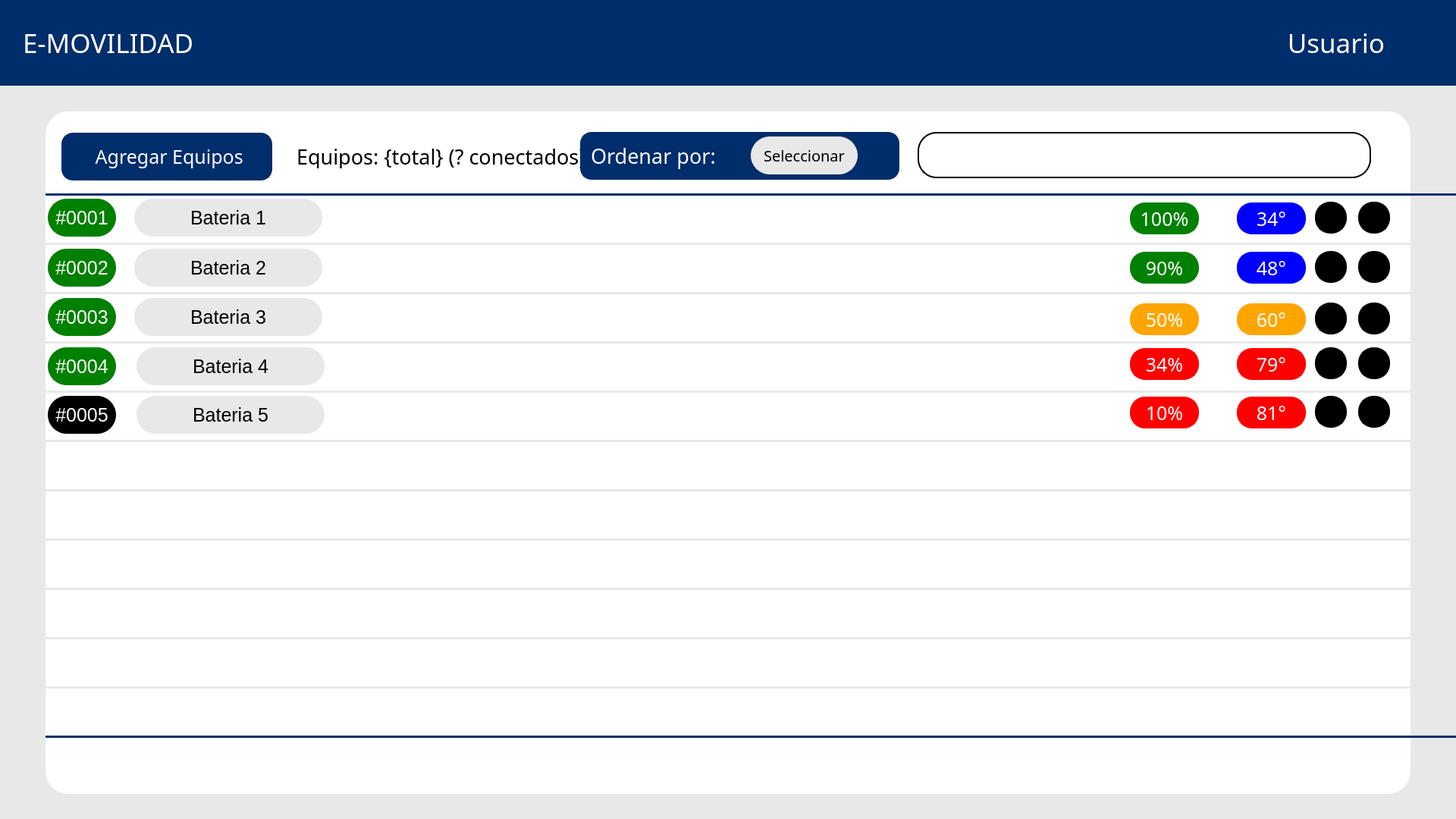
<?xml version="1.0" encoding="UTF-8"?>
<ui version="4.0">
 <class>Widget</class>
 <widget class="QWidget" name="Widget">
  <property name="geometry">
   <rect>
    <x>0</x>
    <y>0</y>
    <width>1920</width>
    <height>1080</height>
   </rect>
  </property>
  <property name="windowTitle">
   <string>Widget</string>
  </property>
  <widget class="QLabel" name="label_3">
   <property name="geometry">
    <rect>
     <x>0</x>
     <y>0</y>
     <width>1920</width>
     <height>113</height>
    </rect>
   </property>
   <property name="styleSheet">
    <string notr="true">background-color: rgb(0, 45, 107);</string>
   </property>
   <property name="text">
    <string/>
   </property>
   <property name="scaledContents">
    <bool>false</bool>
   </property>
  </widget>
  <widget class="QLabel" name="label_4">
   <property name="geometry">
    <rect>
     <x>0</x>
     <y>113</y>
     <width>1920</width>
     <height>967</height>
    </rect>
   </property>
   <property name="styleSheet">
    <string notr="true">background-color: #e8e8e8; </string>
   </property>
   <property name="text">
    <string/>
   </property>
   <property name="scaledContents">
    <bool>false</bool>
   </property>
  </widget>
  <widget class="QLabel" name="label_5">
   <property name="geometry">
    <rect>
     <x>918</x>
     <y>14</y>
     <width>85</width>
     <height>85</height>
    </rect>
   </property>
   <property name="styleSheet">
    <string notr="true"/>
   </property>
   <property name="text">
    <string/>
   </property>
   <property name="pixmap">
    <pixmap>logo.png</pixmap>
   </property>
   <property name="scaledContents">
    <bool>true</bool>
   </property>
  </widget>
  <widget class="QLabel" name="label_6">
   <property name="geometry">
    <rect>
     <x>60</x>
     <y>147</y>
     <width>1800</width>
     <height>900</height>
    </rect>
   </property>
   <property name="styleSheet">
    <string notr="true">background-color: white;
    border: 2px solid #ffffff;
    border-radius: 30px; /* Bordes redondeados */
    padding: 5px;</string>
   </property>
   <property name="text">
    <string/>
   </property>
   <property name="scaledContents">
    <bool>false</bool>
   </property>
  </widget>
  <widget class="QPushButton" name="botonAgregar">
   <property name="geometry">
    <rect>
     <x>81</x>
     <y>175</y>
     <width>278</width>
     <height>63</height>
    </rect>
   </property>
   <property name="font">
    <font>
     <family>icon-ui</family>
     <pointsize>19</pointsize>
    </font>
   </property>
   <property name="styleSheet">
    <string notr="true">background-color: rgb(0, 45, 107);
color: white;

border: 2px solid #002d6b;
border-radius: 15px; /* Bordes redondeados */
padding: 5px;



</string>
   </property>
   <property name="text">
    <string> Agregar Equipos</string>
   </property>
   <property name="icon">
    <iconset>
     <normaloff>c.png</normaloff>c.png</iconset>
   </property>
  </widget>
  <widget class="QLabel" name="label_12">
   <property name="geometry">
    <rect>
     <x>30</x>
     <y>36</y>
     <width>361</width>
     <height>41</height>
    </rect>
   </property>
   <property name="font">
    <font>
     <family>icon-ui</family>
     <pointsize>26</pointsize>
    </font>
   </property>
   <property name="styleSheet">
    <string notr="true">color: white;</string>
   </property>
   <property name="text">
    <string>E-MOVILIDAD</string>
   </property>
   <property name="alignment">
    <set>Qt::AlignmentFlag::AlignLeading|Qt::AlignmentFlag::AlignLeft|Qt::AlignmentFlag::AlignVCenter</set>
   </property>
  </widget>
  <widget class="QLabel" name="label_13">
   <property name="geometry">
    <rect>
     <x>1700</x>
     <y>36</y>
     <width>126</width>
     <height>41</height>
    </rect>
   </property>
   <property name="font">
    <font>
     <family>icon-ui</family>
     <pointsize>26</pointsize>
    </font>
   </property>
   <property name="styleSheet">
    <string notr="true">color: white;</string>
   </property>
   <property name="text">
    <string>Usuario</string>
   </property>
   <property name="alignment">
    <set>Qt::AlignmentFlag::AlignRight|Qt::AlignmentFlag::AlignTrailing|Qt::AlignmentFlag::AlignVCenter</set>
   </property>
  </widget>
  <widget class="QLabel" name="label_7">
   <property name="geometry">
    <rect>
     <x>1836</x>
     <y>29</y>
     <width>56</width>
     <height>56</height>
    </rect>
   </property>
   <property name="styleSheet">
    <string notr="true"/>
   </property>
   <property name="text">
    <string/>
   </property>
   <property name="pixmap">
    <pixmap>perfil-de-usuario.png</pixmap>
   </property>
   <property name="scaledContents">
    <bool>true</bool>
   </property>
  </widget>
  <widget class="QLabel" name="label_14">
   <property name="geometry">
    <rect>
     <x>391</x>
     <y>190</y>
     <width>381</width>
     <height>32</height>
    </rect>
   </property>
   <property name="font">
    <font>
     <family>icon-ui</family>
     <pointsize>20</pointsize>
    </font>
   </property>
   <property name="styleSheet">
    <string notr="true">color: black;</string>
   </property>
   <property name="text">
    <string>Equipos: {total} (? conectados)</string>
   </property>
   <property name="alignment">
    <set>Qt::AlignmentFlag::AlignLeading|Qt::AlignmentFlag::AlignLeft|Qt::AlignmentFlag::AlignVCenter</set>
   </property>
  </widget>
  <widget class="QLabel" name="label">
   <property name="geometry">
    <rect>
     <x>60</x>
     <y>255</y>
     <width>1920</width>
     <height>3</height>
    </rect>
   </property>
   <property name="styleSheet">
    <string notr="true">background-color: rgb(0, 45, 107);</string>
   </property>
   <property name="text">
    <string/>
   </property>
  </widget>
  <widget class="QLabel" name="label_2">
   <property name="geometry">
    <rect>
     <x>60</x>
     <y>320</y>
     <width>1920</width>
     <height>3</height>
    </rect>
   </property>
   <property name="styleSheet">
    <string notr="true">background-color: rgb(232, 232, 232);</string>
   </property>
   <property name="text">
    <string/>
   </property>
  </widget>
  <widget class="QLabel" name="label_10">
   <property name="geometry">
    <rect>
     <x>60</x>
     <y>385</y>
     <width>1920</width>
     <height>3</height>
    </rect>
   </property>
   <property name="styleSheet">
    <string notr="true">background-color: rgb(232, 232, 232);</string>
   </property>
   <property name="text">
    <string/>
   </property>
  </widget>
  <widget class="QLabel" name="label_11">
   <property name="geometry">
    <rect>
     <x>60</x>
     <y>515</y>
     <width>1920</width>
     <height>3</height>
    </rect>
   </property>
   <property name="styleSheet">
    <string notr="true">background-color: rgb(232, 232, 232);</string>
   </property>
   <property name="text">
    <string/>
   </property>
  </widget>
  <widget class="QLabel" name="label_9">
   <property name="geometry">
    <rect>
     <x>60</x>
     <y>450</y>
     <width>1920</width>
     <height>3</height>
    </rect>
   </property>
   <property name="styleSheet">
    <string notr="true">background-color: rgb(232, 232, 232);</string>
   </property>
   <property name="text">
    <string/>
   </property>
  </widget>
  <widget class="QLabel" name="label_15">
   <property name="geometry">
    <rect>
     <x>60</x>
     <y>645</y>
     <width>1920</width>
     <height>3</height>
    </rect>
   </property>
   <property name="styleSheet">
    <string notr="true">background-color: rgb(232, 232, 232);</string>
   </property>
   <property name="text">
    <string/>
   </property>
  </widget>
  <widget class="QLabel" name="label_16">
   <property name="geometry">
    <rect>
     <x>60</x>
     <y>580</y>
     <width>1920</width>
     <height>3</height>
    </rect>
   </property>
   <property name="styleSheet">
    <string notr="true">background-color: rgb(232, 232, 232);</string>
   </property>
   <property name="text">
    <string/>
   </property>
  </widget>
  <widget class="QLabel" name="label_17">
   <property name="geometry">
    <rect>
     <x>60</x>
     <y>710</y>
     <width>1920</width>
     <height>3</height>
    </rect>
   </property>
   <property name="styleSheet">
    <string notr="true">background-color: rgb(232, 232, 232);</string>
   </property>
   <property name="text">
    <string/>
   </property>
  </widget>
  <widget class="QLabel" name="label_18">
   <property name="geometry">
    <rect>
     <x>60</x>
     <y>775</y>
     <width>1920</width>
     <height>3</height>
    </rect>
   </property>
   <property name="styleSheet">
    <string notr="true">background-color: rgb(232, 232, 232);</string>
   </property>
   <property name="text">
    <string/>
   </property>
  </widget>
  <widget class="QLabel" name="label_19">
   <property name="geometry">
    <rect>
     <x>60</x>
     <y>840</y>
     <width>1920</width>
     <height>3</height>
    </rect>
   </property>
   <property name="styleSheet">
    <string notr="true">background-color: rgb(232, 232, 232);</string>
   </property>
   <property name="text">
    <string/>
   </property>
  </widget>
  <widget class="QLabel" name="label_20">
   <property name="geometry">
    <rect>
     <x>60</x>
     <y>970</y>
     <width>1920</width>
     <height>3</height>
    </rect>
   </property>
   <property name="styleSheet">
    <string notr="true">background-color: rgb(0, 45, 107);</string>
   </property>
   <property name="text">
    <string/>
   </property>
  </widget>
  <widget class="QLabel" name="label_21">
   <property name="geometry">
    <rect>
     <x>60</x>
     <y>905</y>
     <width>1920</width>
     <height>3</height>
    </rect>
   </property>
   <property name="styleSheet">
    <string notr="true">background-color: rgb(232, 232, 232);</string>
   </property>
   <property name="text">
    <string/>
   </property>
  </widget>
  <widget class="QLabel" name="label_35">
   <property name="geometry">
    <rect>
     <x>63</x>
     <y>262</y>
     <width>90</width>
     <height>50</height>
    </rect>
   </property>
   <property name="font">
    <font>
     <family>Segoe UI</family>
     <pointsize>19</pointsize>
    </font>
   </property>
   <property name="styleSheet">
    <string notr="true">background-color: green;
color: rgb(255, 255, 255);

border: 2px solid green;
border-radius: 25px; /* Bordes redondeados */
padding: 5px;
</string>
   </property>
   <property name="text">
    <string>#0001</string>
   </property>
   <property name="alignment">
    <set>Qt::AlignmentFlag::AlignCenter</set>
   </property>
  </widget>
  <widget class="QLabel" name="label_36">
   <property name="geometry">
    <rect>
     <x>63</x>
     <y>328</y>
     <width>90</width>
     <height>50</height>
    </rect>
   </property>
   <property name="font">
    <font>
     <family>Segoe UI</family>
     <pointsize>19</pointsize>
    </font>
   </property>
   <property name="styleSheet">
    <string notr="true">background-color: green;
color: rgb(255, 255, 255);

border: 2px solid green;
border-radius: 25px; /* Bordes redondeados */
padding: 5px;
</string>
   </property>
   <property name="text">
    <string>#0002</string>
   </property>
   <property name="alignment">
    <set>Qt::AlignmentFlag::AlignCenter</set>
   </property>
  </widget>
  <widget class="QLabel" name="label_37">
   <property name="geometry">
    <rect>
     <x>63</x>
     <y>393</y>
     <width>90</width>
     <height>50</height>
    </rect>
   </property>
   <property name="font">
    <font>
     <family>Segoe UI</family>
     <pointsize>19</pointsize>
    </font>
   </property>
   <property name="styleSheet">
    <string notr="true">background-color: green;
color: rgb(255, 255, 255);

border: 2px solid green;
border-radius: 25px; /* Bordes redondeados */
padding: 5px;
</string>
   </property>
   <property name="text">
    <string>#0003</string>
   </property>
   <property name="alignment">
    <set>Qt::AlignmentFlag::AlignCenter</set>
   </property>
  </widget>
  <widget class="QLabel" name="label_38">
   <property name="geometry">
    <rect>
     <x>177</x>
     <y>262</y>
     <width>248</width>
     <height>50</height>
    </rect>
   </property>
   <property name="font">
    <font>
     <family>Segoe UI</family>
     <pointsize>19</pointsize>
    </font>
   </property>
   <property name="styleSheet">
    <string notr="true">background-color: #e8e8e8;
color: black;

border: 2px solid #e8e8e8;
border-radius: 25px; /* Bordes redondeados */
padding: 5px;
</string>
   </property>
   <property name="text">
    <string>Bateria 1</string>
   </property>
   <property name="alignment">
    <set>Qt::AlignmentFlag::AlignCenter</set>
   </property>
  </widget>
  <widget class="QLabel" name="label_39">
   <property name="geometry">
    <rect>
     <x>177</x>
     <y>328</y>
     <width>248</width>
     <height>50</height>
    </rect>
   </property>
   <property name="font">
    <font>
     <family>Segoe UI</family>
     <pointsize>19</pointsize>
    </font>
   </property>
   <property name="styleSheet">
    <string notr="true">background-color: #e8e8e8;
color: black;

border: 2px solid #e8e8e8;
border-radius: 25px; /* Bordes redondeados */
padding: 5px;
</string>
   </property>
   <property name="text">
    <string>Bateria 2</string>
   </property>
   <property name="alignment">
    <set>Qt::AlignmentFlag::AlignCenter</set>
   </property>
  </widget>
  <widget class="QLabel" name="label_40">
   <property name="geometry">
    <rect>
     <x>177</x>
     <y>393</y>
     <width>248</width>
     <height>50</height>
    </rect>
   </property>
   <property name="font">
    <font>
     <family>Segoe UI</family>
     <pointsize>19</pointsize>
    </font>
   </property>
   <property name="styleSheet">
    <string notr="true">background-color: #e8e8e8;
color: black;

border: 2px solid #e8e8e8;
border-radius: 25px; /* Bordes redondeados */
padding: 5px;
</string>
   </property>
   <property name="text">
    <string>Bateria 3</string>
   </property>
   <property name="alignment">
    <set>Qt::AlignmentFlag::AlignCenter</set>
   </property>
  </widget>
  <widget class="QPushButton" name="botonEditar1">
   <property name="geometry">
    <rect>
     <x>1734</x>
     <y>266</y>
     <width>42</width>
     <height>42</height>
    </rect>
   </property>
   <property name="font">
    <font>
     <family>icon-ui</family>
     <pointsize>19</pointsize>
    </font>
   </property>
   <property name="styleSheet">
    <string notr="true">background-color: black;

border: 2px solid black;
border-radius: 20px; /* Bordes redondeados */
padding: 5px;</string>
   </property>
   <property name="text">
    <string/>
   </property>
   <property name="icon">
    <iconset>
     <normaloff>edit.png</normaloff>edit.png</iconset>
   </property>
  </widget>
  <widget class="QPushButton" name="botonEditar2">
   <property name="geometry">
    <rect>
     <x>1734</x>
     <y>331</y>
     <width>42</width>
     <height>42</height>
    </rect>
   </property>
   <property name="font">
    <font>
     <family>icon-ui</family>
     <pointsize>19</pointsize>
    </font>
   </property>
   <property name="styleSheet">
    <string notr="true">background-color: black;

border: 2px solid black;
border-radius: 20px; /* Bordes redondeados */
padding: 5px;</string>
   </property>
   <property name="text">
    <string/>
   </property>
   <property name="icon">
    <iconset>
     <normaloff>edit.png</normaloff>edit.png</iconset>
   </property>
  </widget>
  <widget class="QPushButton" name="botonEditar3">
   <property name="geometry">
    <rect>
     <x>1734</x>
     <y>399</y>
     <width>42</width>
     <height>42</height>
    </rect>
   </property>
   <property name="font">
    <font>
     <family>icon-ui</family>
     <pointsize>19</pointsize>
    </font>
   </property>
   <property name="styleSheet">
    <string notr="true">background-color: black;

border: 2px solid black;
border-radius: 20px; /* Bordes redondeados */
padding: 5px;</string>
   </property>
   <property name="text">
    <string/>
   </property>
   <property name="icon">
    <iconset>
     <normaloff>edit.png</normaloff>edit.png</iconset>
   </property>
  </widget>
  <widget class="QPushButton" name="botonSacar2">
   <property name="geometry">
    <rect>
     <x>1791</x>
     <y>331</y>
     <width>42</width>
     <height>42</height>
    </rect>
   </property>
   <property name="font">
    <font>
     <family>icon-ui</family>
     <pointsize>19</pointsize>
    </font>
   </property>
   <property name="styleSheet">
    <string notr="true">background-color: black;

border: 2px solid black;
border-radius: 20px; /* Bordes redondeados */
padding: 5px;</string>
   </property>
   <property name="text">
    <string/>
   </property>
   <property name="icon">
    <iconset>
     <normaloff>close.png</normaloff>close.png</iconset>
   </property>
  </widget>
  <widget class="QPushButton" name="botonSacar1">
   <property name="geometry">
    <rect>
     <x>1791</x>
     <y>266</y>
     <width>42</width>
     <height>42</height>
    </rect>
   </property>
   <property name="font">
    <font>
     <family>icon-ui</family>
     <pointsize>19</pointsize>
    </font>
   </property>
   <property name="styleSheet">
    <string notr="true">background-color: black;

border: 2px solid black;
border-radius: 20px; /* Bordes redondeados */
padding: 5px;</string>
   </property>
   <property name="text">
    <string/>
   </property>
   <property name="icon">
    <iconset>
     <normaloff>close.png</normaloff>close.png</iconset>
   </property>
  </widget>
  <widget class="QPushButton" name="botonSacar3">
   <property name="geometry">
    <rect>
     <x>1791</x>
     <y>399</y>
     <width>42</width>
     <height>42</height>
    </rect>
   </property>
   <property name="font">
    <font>
     <family>icon-ui</family>
     <pointsize>19</pointsize>
    </font>
   </property>
   <property name="styleSheet">
    <string notr="true">background-color: black;

border: 2px solid black;
border-radius: 20px; /* Bordes redondeados */
padding: 5px;</string>
   </property>
   <property name="text">
    <string/>
   </property>
   <property name="icon">
    <iconset>
     <normaloff>close.png</normaloff>close.png</iconset>
   </property>
  </widget>
  <widget class="QLabel" name="label_42">
   <property name="geometry">
    <rect>
     <x>180</x>
     <y>458</y>
     <width>248</width>
     <height>50</height>
    </rect>
   </property>
   <property name="font">
    <font>
     <family>Segoe UI</family>
     <pointsize>19</pointsize>
    </font>
   </property>
   <property name="styleSheet">
    <string notr="true">background-color: #e8e8e8;
color: black;

border: 2px solid #e8e8e8;
border-radius: 25px; /* Bordes redondeados */
padding: 5px;
</string>
   </property>
   <property name="text">
    <string>Bateria 4</string>
   </property>
   <property name="alignment">
    <set>Qt::AlignmentFlag::AlignCenter</set>
   </property>
  </widget>
  <widget class="QPushButton" name="botonEditar5">
   <property name="geometry">
    <rect>
     <x>1734</x>
     <y>522</y>
     <width>42</width>
     <height>42</height>
    </rect>
   </property>
   <property name="font">
    <font>
     <family>icon-ui</family>
     <pointsize>19</pointsize>
    </font>
   </property>
   <property name="styleSheet">
    <string notr="true">background-color: black;

border: 2px solid black;
border-radius: 20px; /* Bordes redondeados */
padding: 5px;</string>
   </property>
   <property name="text">
    <string/>
   </property>
   <property name="icon">
    <iconset>
     <normaloff>edit.png</normaloff>edit.png</iconset>
   </property>
  </widget>
  <widget class="QLabel" name="label_43">
   <property name="geometry">
    <rect>
     <x>63</x>
     <y>522</y>
     <width>90</width>
     <height>50</height>
    </rect>
   </property>
   <property name="font">
    <font>
     <family>Segoe UI</family>
     <pointsize>19</pointsize>
    </font>
   </property>
   <property name="styleSheet">
    <string notr="true">background-color: rgb(0, 0, 0);
color: rgb(255, 255, 255);

border: 2px solid #00000;
border-radius: 25px; /* Bordes redondeados */
padding: 5px;
</string>
   </property>
   <property name="text">
    <string>#0005</string>
   </property>
   <property name="alignment">
    <set>Qt::AlignmentFlag::AlignCenter</set>
   </property>
  </widget>
  <widget class="QPushButton" name="botonSacar5">
   <property name="geometry">
    <rect>
     <x>1791</x>
     <y>522</y>
     <width>42</width>
     <height>42</height>
    </rect>
   </property>
   <property name="font">
    <font>
     <family>icon-ui</family>
     <pointsize>19</pointsize>
    </font>
   </property>
   <property name="styleSheet">
    <string notr="true">background-color: black;

border: 2px solid black;
border-radius: 20px; /* Bordes redondeados */
padding: 5px;</string>
   </property>
   <property name="text">
    <string/>
   </property>
   <property name="icon">
    <iconset>
     <normaloff>close.png</normaloff>close.png</iconset>
   </property>
  </widget>
  <widget class="QLabel" name="label_44">
   <property name="geometry">
    <rect>
     <x>63</x>
     <y>458</y>
     <width>90</width>
     <height>50</height>
    </rect>
   </property>
   <property name="font">
    <font>
     <family>Segoe UI</family>
     <pointsize>19</pointsize>
    </font>
   </property>
   <property name="styleSheet">
    <string notr="true">background-color: green;
color: rgb(255, 255, 255);

border: 2px solid green;
border-radius: 25px; /* Bordes redondeados */
padding: 5px;
</string>
   </property>
   <property name="text">
    <string>#0004</string>
   </property>
   <property name="alignment">
    <set>Qt::AlignmentFlag::AlignCenter</set>
   </property>
  </widget>
  <widget class="QPushButton" name="botonSacar4">
   <property name="geometry">
    <rect>
     <x>1791</x>
     <y>458</y>
     <width>42</width>
     <height>42</height>
    </rect>
   </property>
   <property name="font">
    <font>
     <family>icon-ui</family>
     <pointsize>19</pointsize>
    </font>
   </property>
   <property name="styleSheet">
    <string notr="true">background-color: black;

border: 2px solid black;
border-radius: 20px; /* Bordes redondeados */
padding: 5px;</string>
   </property>
   <property name="text">
    <string/>
   </property>
   <property name="icon">
    <iconset>
     <normaloff>close.png</normaloff>close.png</iconset>
   </property>
  </widget>
  <widget class="QLabel" name="label_46">
   <property name="geometry">
    <rect>
     <x>180</x>
     <y>522</y>
     <width>248</width>
     <height>50</height>
    </rect>
   </property>
   <property name="font">
    <font>
     <family>Segoe UI</family>
     <pointsize>19</pointsize>
    </font>
   </property>
   <property name="styleSheet">
    <string notr="true">background-color: #e8e8e8;
color: black;

border: 2px solid #e8e8e8;
border-radius: 25px; /* Bordes redondeados */
padding: 5px;
</string>
   </property>
   <property name="text">
    <string>Bateria 5</string>
   </property>
   <property name="alignment">
    <set>Qt::AlignmentFlag::AlignCenter</set>
   </property>
  </widget>
  <widget class="QPushButton" name="botonEditar4">
   <property name="geometry">
    <rect>
     <x>1734</x>
     <y>458</y>
     <width>42</width>
     <height>42</height>
    </rect>
   </property>
   <property name="font">
    <font>
     <family>icon-ui</family>
     <pointsize>19</pointsize>
    </font>
   </property>
   <property name="styleSheet">
    <string notr="true">background-color: black;

border: 2px solid black;
border-radius: 20px; /* Bordes redondeados */
padding: 5px;</string>
   </property>
   <property name="text">
    <string/>
   </property>
   <property name="icon">
    <iconset>
     <normaloff>edit.png</normaloff>edit.png</iconset>
   </property>
  </widget>
  <widget class="QPushButton" name="botonTemp5">
   <property name="geometry">
    <rect>
     <x>1631</x>
     <y>523</y>
     <width>91</width>
     <height>42</height>
    </rect>
   </property>
   <property name="font">
    <font>
     <family>icon-ui</family>
     <pointsize>19</pointsize>
    </font>
   </property>
   <property name="styleSheet">
    <string notr="true">background-color: red;
color:white;

border: 2px solid red;
border-radius: 20px; /* Bordes redondeados */
padding: 5px;</string>
   </property>
   <property name="text">
    <string>81°</string>
   </property>
  </widget>
  <widget class="QPushButton" name="botonTemp2">
   <property name="geometry">
    <rect>
     <x>1631</x>
     <y>332</y>
     <width>91</width>
     <height>42</height>
    </rect>
   </property>
   <property name="font">
    <font>
     <family>icon-ui</family>
     <pointsize>19</pointsize>
    </font>
   </property>
   <property name="styleSheet">
    <string notr="true">background-color: blue;
color:white;

border: 2px solid blue;
border-radius: 20px; /* Bordes redondeados */
padding: 5px;</string>
   </property>
   <property name="text">
    <string>48°</string>
   </property>
  </widget>
  <widget class="QPushButton" name="botonTemp4">
   <property name="geometry">
    <rect>
     <x>1631</x>
     <y>459</y>
     <width>91</width>
     <height>42</height>
    </rect>
   </property>
   <property name="font">
    <font>
     <family>icon-ui</family>
     <pointsize>19</pointsize>
    </font>
   </property>
   <property name="styleSheet">
    <string notr="true">background-color: red;
color:white;

border: 2px solid red;
border-radius: 20px; /* Bordes redondeados */
padding: 5px;</string>
   </property>
   <property name="text">
    <string>79°</string>
   </property>
  </widget>
  <widget class="QPushButton" name="botonTemp3">
   <property name="geometry">
    <rect>
     <x>1631</x>
     <y>400</y>
     <width>91</width>
     <height>42</height>
    </rect>
   </property>
   <property name="font">
    <font>
     <family>icon-ui</family>
     <pointsize>19</pointsize>
    </font>
   </property>
   <property name="styleSheet">
    <string notr="true">background-color: orange;
color:white;

border: 2px solid orange;
border-radius: 20px; /* Bordes redondeados */
padding: 5px;</string>
   </property>
   <property name="text">
    <string>60°</string>
   </property>
  </widget>
  <widget class="QPushButton" name="botonTemp1">
   <property name="geometry">
    <rect>
     <x>1631</x>
     <y>267</y>
     <width>91</width>
     <height>42</height>
    </rect>
   </property>
   <property name="font">
    <font>
     <family>icon-ui</family>
     <pointsize>19</pointsize>
    </font>
   </property>
   <property name="styleSheet">
    <string notr="true">background-color: blue;
color:white;

border: 2px solid blue;
border-radius: 20px; /* Bordes redondeados */
padding: 5px;</string>
   </property>
   <property name="text">
    <string>34°</string>
   </property>
  </widget>
  <widget class="QPushButton" name="botonProgreso4">
   <property name="geometry">
    <rect>
     <x>1490</x>
     <y>459</y>
     <width>91</width>
     <height>42</height>
    </rect>
   </property>
   <property name="font">
    <font>
     <family>icon-ui</family>
     <pointsize>19</pointsize>
    </font>
   </property>
   <property name="styleSheet">
    <string notr="true">background-color: red;
color:white;

border: 2px solid red;
border-radius: 20px; /* Bordes redondeados */
padding: 5px;</string>
   </property>
   <property name="text">
    <string>34%</string>
   </property>
  </widget>
  <widget class="QPushButton" name="botonProgreso2">
   <property name="geometry">
    <rect>
     <x>1490</x>
     <y>332</y>
     <width>91</width>
     <height>42</height>
    </rect>
   </property>
   <property name="font">
    <font>
     <family>icon-ui</family>
     <pointsize>19</pointsize>
    </font>
   </property>
   <property name="styleSheet">
    <string notr="true">background-color: green;
color:white;

border: 2px solid green;
border-radius: 20px; /* Bordes redondeados */
padding: 5px;</string>
   </property>
   <property name="text">
    <string>90%</string>
   </property>
  </widget>
  <widget class="QPushButton" name="botonProgreso5">
   <property name="geometry">
    <rect>
     <x>1490</x>
     <y>523</y>
     <width>91</width>
     <height>42</height>
    </rect>
   </property>
   <property name="font">
    <font>
     <family>icon-ui</family>
     <pointsize>19</pointsize>
    </font>
   </property>
   <property name="styleSheet">
    <string notr="true">background-color: red;
color:white;

border: 2px solid red;
border-radius: 20px; /* Bordes redondeados */
padding: 5px;</string>
   </property>
   <property name="text">
    <string>10%</string>
   </property>
  </widget>
  <widget class="QPushButton" name="botonProgreso3">
   <property name="geometry">
    <rect>
     <x>1490</x>
     <y>400</y>
     <width>91</width>
     <height>42</height>
    </rect>
   </property>
   <property name="font">
    <font>
     <family>icon-ui</family>
     <pointsize>19</pointsize>
    </font>
   </property>
   <property name="styleSheet">
    <string notr="true">background-color: orange;
color:white;

border: 2px solid orange;
border-radius: 20px; /* Bordes redondeados */
padding: 5px;</string>
   </property>
   <property name="text">
    <string>50%</string>
   </property>
  </widget>
  <widget class="QPushButton" name="botonProgreso1">
   <property name="geometry">
    <rect>
     <x>1490</x>
     <y>267</y>
     <width>91</width>
     <height>42</height>
    </rect>
   </property>
   <property name="font">
    <font>
     <family>icon-ui</family>
     <pointsize>19</pointsize>
    </font>
   </property>
   <property name="styleSheet">
    <string notr="true">background-color: green;
color:white;

border: 2px solid green;
border-radius: 20px; /* Bordes redondeados */
padding: 5px;</string>
   </property>
   <property name="text">
    <string>100%</string>
   </property>
  </widget>
  <widget class="QLabel" name="label_22">
   <property name="geometry">
    <rect>
     <x>765</x>
     <y>174</y>
     <width>421</width>
     <height>63</height>
    </rect>
   </property>
   <property name="font">
    <font>
     <family>icon-ui</family>
     <pointsize>20</pointsize>
    </font>
   </property>
   <property name="styleSheet">
    <string notr="true">color: white;
background-color: rgb(0, 45, 107);

border: 2px solid #002d6b;
border-radius: 15px; /* Bordes redondeados */
padding: 5px;</string>
   </property>
   <property name="text">
    <string>Ordenar por:</string>
   </property>
   <property name="alignment">
    <set>Qt::AlignmentFlag::AlignLeading|Qt::AlignmentFlag::AlignLeft|Qt::AlignmentFlag::AlignVCenter</set>
   </property>
  </widget>
  <widget class="QLineEdit" name="lineEdit">
   <property name="geometry">
    <rect>
     <x>1261</x>
     <y>192</y>
     <width>501</width>
     <height>31</height>
    </rect>
   </property>
   <property name="styleSheet">
    <string notr="true">color: black;
background-color: white;

border: 2px solid white;
border-radius: 25px; /* Bordes redondeados */
padding: 5px;

font-size:15px;</string>
   </property>
  </widget>
  <widget class="QPushButton" name="botonBorrar">
   <property name="geometry">
    <rect>
     <x>1771</x>
     <y>192</y>
     <width>21</width>
     <height>31</height>
    </rect>
   </property>
   <property name="font">
    <font>
     <family>icon-ui</family>
     <pointsize>19</pointsize>
    </font>
   </property>
   <property name="styleSheet">
    <string notr="true">color: white;
background-color: white;

border: 2px solid white;
border-radius: 20px; /* Bordes redondeados */
padding: 5px;</string>
   </property>
   <property name="text">
    <string/>
   </property>
   <property name="icon">
    <iconset>
     <normaloff>close2.png</normaloff>close2.png</iconset>
   </property>
   <property name="iconSize">
    <size>
     <width>16</width>
     <height>16</height>
    </size>
   </property>
  </widget>
  <widget class="QPushButton" name="botonOrdenar1">
   <property name="geometry">
    <rect>
     <x>990</x>
     <y>180</y>
     <width>141</width>
     <height>50</height>
    </rect>
   </property>
   <property name="font">
    <font>
     <family>icon-ui</family>
     <pointsize>-1</pointsize>
    </font>
   </property>
   <property name="styleSheet">
    <string notr="true">background-color: #e8e8e8;
font-size:20px;
color:black;


border: 2px solid #e8e8e8;
border-radius: 25px; /* Bordes redondeados */
padding: 5px;</string>
   </property>
   <property name="text">
    <string>Seleccionar</string>
   </property>
   <property name="icon">
    <iconset>
     <normaloff>down_arrow.png</normaloff>down_arrow.png</iconset>
   </property>
  </widget>
  <widget class="QPushButton" name="botonBuscar">
   <property name="geometry">
    <rect>
     <x>1221</x>
     <y>187</y>
     <width>31</width>
     <height>41</height>
    </rect>
   </property>
   <property name="font">
    <font>
     <family>icon-ui</family>
     <pointsize>19</pointsize>
    </font>
   </property>
   <property name="styleSheet">
    <string notr="true">color: white;
background-color: white;

border: 2px solid white;
border-radius: 20px; /* Bordes redondeados */
padding: 5px;</string>
   </property>
   <property name="text">
    <string/>
   </property>
   <property name="icon">
    <iconset>
     <normaloff>search.png</normaloff>search.png</iconset>
   </property>
   <property name="iconSize">
    <size>
     <width>31</width>
     <height>31</height>
    </size>
   </property>
  </widget>
  <widget class="QLabel" name="label_24">
   <property name="geometry">
    <rect>
     <x>1210</x>
     <y>174</y>
     <width>598</width>
     <height>61</height>
    </rect>
   </property>
   <property name="font">
    <font>
     <family>icon-ui</family>
     <pointsize>20</pointsize>
    </font>
   </property>
   <property name="styleSheet">
    <string notr="true">color: white;
background-color: white;

border: 2px solid black;
border-radius: 25px; /* Bordes redondeados */
padding: 5px;</string>
   </property>
   <property name="text">
    <string/>
   </property>
   <property name="alignment">
    <set>Qt::AlignmentFlag::AlignLeading|Qt::AlignmentFlag::AlignLeft|Qt::AlignmentFlag::AlignVCenter</set>
   </property>
  </widget>
  <zorder>label_4</zorder>
  <zorder>label_6</zorder>
  <zorder>label_3</zorder>
  <zorder>label_5</zorder>
  <zorder>botonAgregar</zorder>
  <zorder>label_12</zorder>
  <zorder>label_13</zorder>
  <zorder>label_7</zorder>
  <zorder>label_14</zorder>
  <zorder>label</zorder>
  <zorder>label_2</zorder>
  <zorder>label_10</zorder>
  <zorder>label_11</zorder>
  <zorder>label_9</zorder>
  <zorder>label_15</zorder>
  <zorder>label_16</zorder>
  <zorder>label_17</zorder>
  <zorder>label_18</zorder>
  <zorder>label_19</zorder>
  <zorder>label_20</zorder>
  <zorder>label_21</zorder>
  <zorder>label_35</zorder>
  <zorder>label_36</zorder>
  <zorder>label_37</zorder>
  <zorder>label_38</zorder>
  <zorder>label_39</zorder>
  <zorder>label_40</zorder>
  <zorder>botonEditar1</zorder>
  <zorder>botonEditar2</zorder>
  <zorder>botonEditar3</zorder>
  <zorder>botonSacar2</zorder>
  <zorder>botonSacar1</zorder>
  <zorder>botonSacar3</zorder>
  <zorder>label_42</zorder>
  <zorder>botonEditar5</zorder>
  <zorder>label_43</zorder>
  <zorder>botonSacar5</zorder>
  <zorder>label_44</zorder>
  <zorder>botonSacar4</zorder>
  <zorder>label_46</zorder>
  <zorder>botonEditar4</zorder>
  <zorder>botonTemp5</zorder>
  <zorder>botonTemp2</zorder>
  <zorder>botonTemp4</zorder>
  <zorder>botonTemp3</zorder>
  <zorder>botonTemp1</zorder>
  <zorder>botonProgreso4</zorder>
  <zorder>botonProgreso2</zorder>
  <zorder>botonProgreso5</zorder>
  <zorder>botonProgreso3</zorder>
  <zorder>botonProgreso1</zorder>
  <zorder>label_22</zorder>
  <zorder>botonOrdenar1</zorder>
  <zorder>label_24</zorder>
  <zorder>botonBorrar</zorder>
  <zorder>botonBuscar</zorder>
  <zorder>lineEdit</zorder>
 </widget>
 <resources/>
 <connections/>
</ui>
